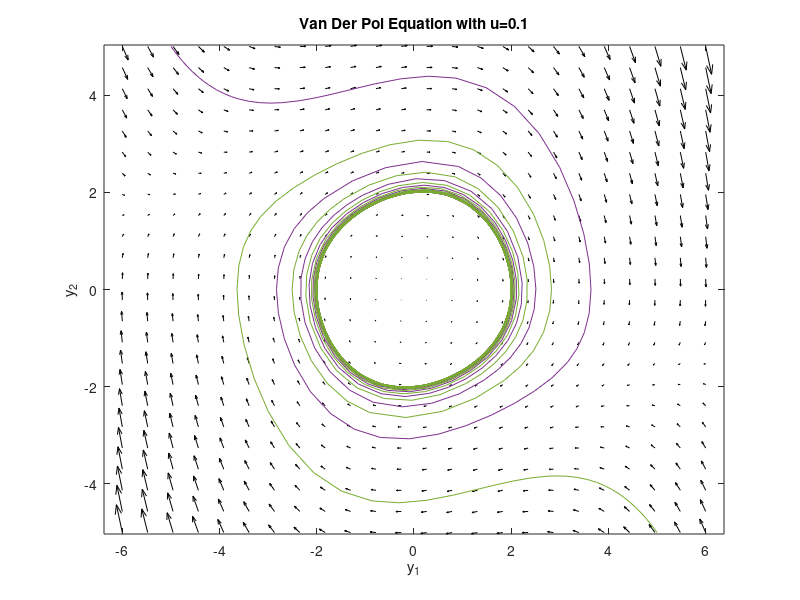

Here is the MATLAB script that generated this plot:
%Nonlinear 2nd order DiffEq. The Van Der Pol equation
%Two linear first order diffeq's seperated by pen and paper
f = @(t,Y) [Y(2);-0.1*(Y(1)^2-1)*Y(2)-Y(1)]

y1 = linspace(-6,6,24);
y2 = linspace(-5,5,24);


[x,y] = meshgrid(y1,y2);

u = zeros(size(x));
v = zeros(size(x));

t=0; 
for i = 1:numel(x)
    Yprime = f(t,[x(i); y(i)]);
    u(i) = Yprime(1);
    v(i) = Yprime(2);
end

quiver(x,y,u,v,'k');
xlabel('y_1')
ylabel('y_2')
title('Van Der Pol Equation with u=0.1')
axis tight equal;
hold on
for y20 = [5]
    [ts,ys] = ode45(f,[1,100],[-5;y20]);
    [ts1,ys1] = ode45(f,[1,100],[5;-5]);
    plot(ys(:,1),ys(:,2))
    plot(ys1(:,1),ys1(:,2))
end
hold off